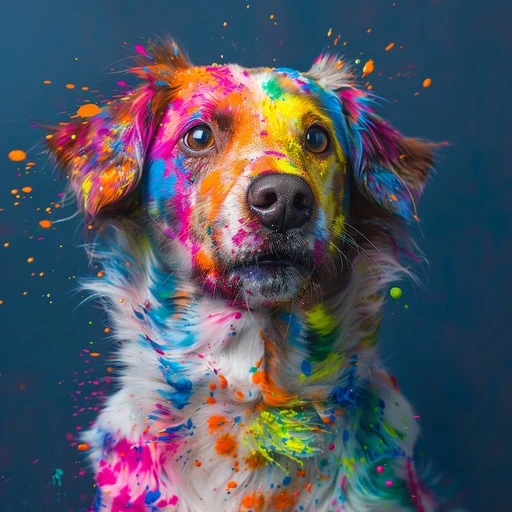
#> input picture input_image.jpg, 512 x 512 px; its folder holds 4 pictures in this run
$ python Q2.py
#> lines starting #> are read from the running program, lines starting #| are printed output that depends on the picture
import cv2
import numpy as np
import matplotlib.pyplot as plt

# Task 2: Spatial averaging with different neighborhood sizes

def spatial_average_filter(image_path, kernel_sizes):

    # Load the image in grayscale
#> called with image_path = 'input_image.jpg'
    image = cv2.imread(image_path, cv2.IMREAD_GRAYSCALE)
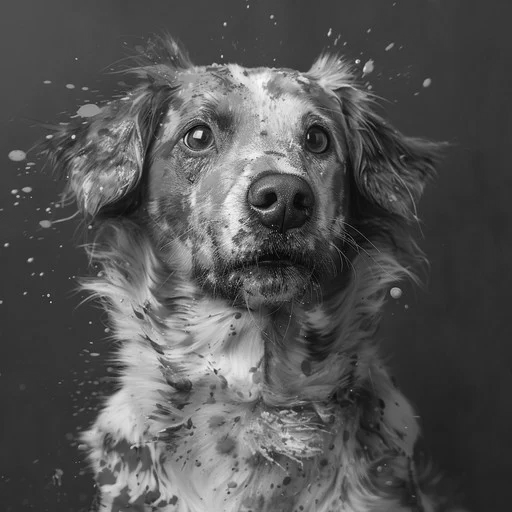
#> image: shape (512, 512); min 1, max 252, mean 83.7
    if image is None:
        print(f"Error: Could not load image from {image_path}")
        return

    # Display original and processed images
    plt.figure(figsize=(15, 5))
    plt.subplot(1, len(kernel_sizes) + 1, 1)
    plt.imshow(image, cmap='gray')
    plt.title('Original Image')
    plt.axis('off')

    # Apply average filter for each specified kernel size
    for i, kernel_size in enumerate(kernel_sizes):
        # cv2.blur performs a normalized box filter
        image_blurred = cv2.blur(image, kernel_size)

        plt.subplot(1, len(kernel_sizes) + 1, i + 2)
        plt.imshow(image_blurred, cmap='gray')
        plt.title(f'Blurred with {kernel_size[0]}x{kernel_size[1]} Kernel')
        plt.axis('off')

        # Save the processed image
        output_filename = f"output_blurred_{kernel_size[0]}x{kernel_size[1]}.jpg"
        cv2.imwrite(output_filename, image_blurred)
        print(f"Processed image saved as {output_filename}")
#> this loop made 3 passes
#> pass 2, in spatial_average_filter, `image_blurred = cv2.blur(image, kernel_size)`:
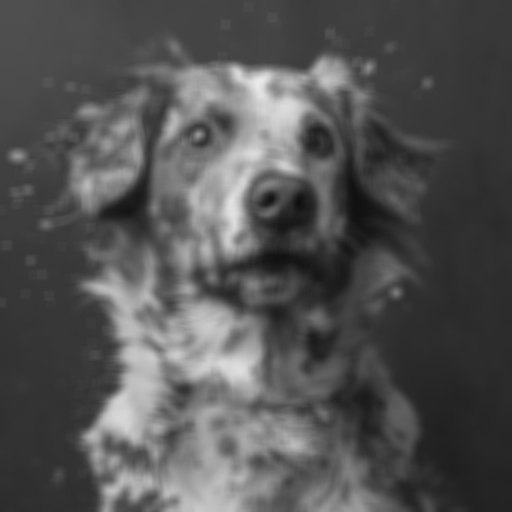
#> image_blurred: shape (512, 512); min 15, max 234, mean 83.7
#> pass 3, in spatial_average_filter, `image_blurred = cv2.blur(image, kernel_size)`:
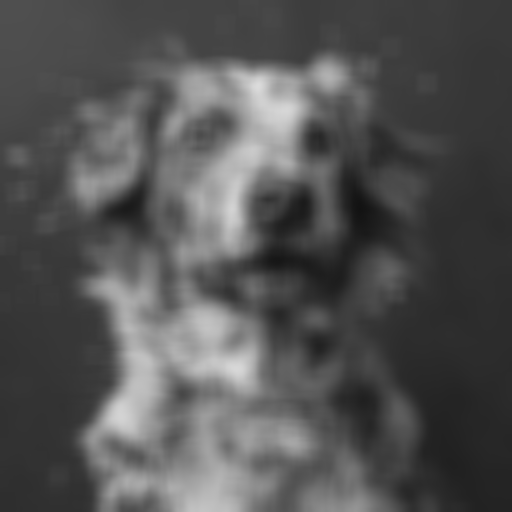
#> image_blurred: shape (512, 512); min 18, max 219, mean 83.7

    plt.tight_layout()
    plt.show()
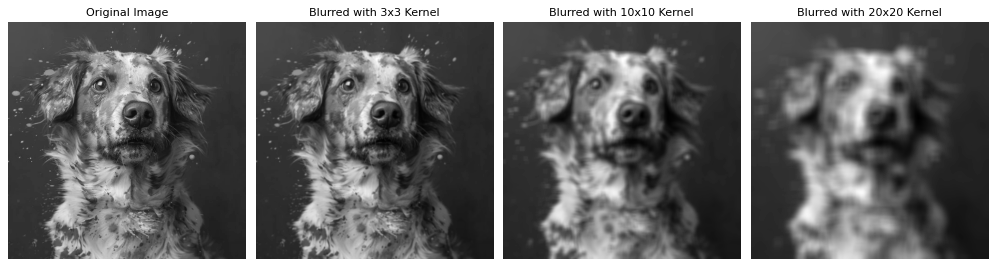
#> figure drawn by matplotlib, 4 panels


if __name__ == "__main__":

    print("\n---- Question 2: Spatial Average Filtering ----")

    # Define the kernel sizes as requested
    kernel_sizes_to_apply = [(3, 3), (10, 10), (20, 20)]
    image_path_input = 'input_image.jpg'
    spatial_average_filter(image_path_input, kernel_sizes_to_apply)
